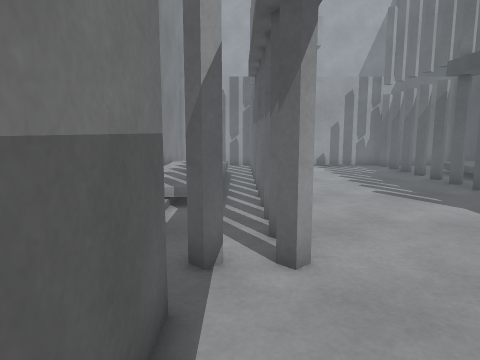
[1] (above)

19 first-person views from a walk through a 3-D level made in the Unity game engine. The camera is 1.2 m above the floor, tilts 8° down and sees 70° across. The floor is counted in squares, 0.5 m on a side. Each view is taken from the middle of a square. On the plan, view 1 faces up. The plan holds only what a view shows up to about 20 squares ahead; the rest is blank. The place goes on beyond the plan. The player is left out.

[2]
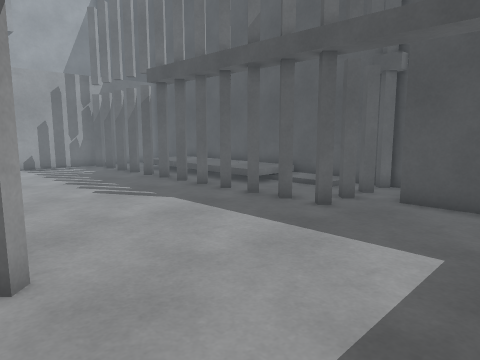

[3]
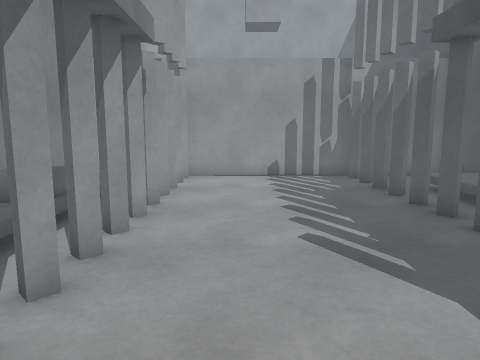

[4]
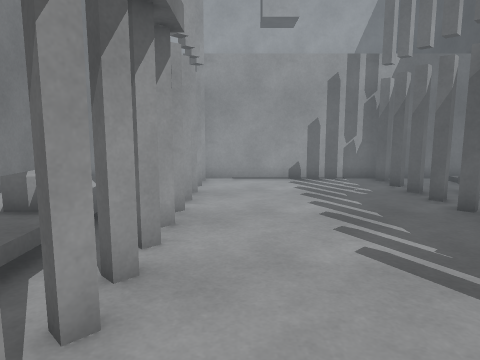

[5]
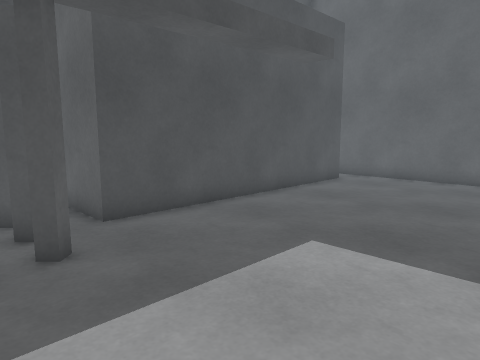

[6]
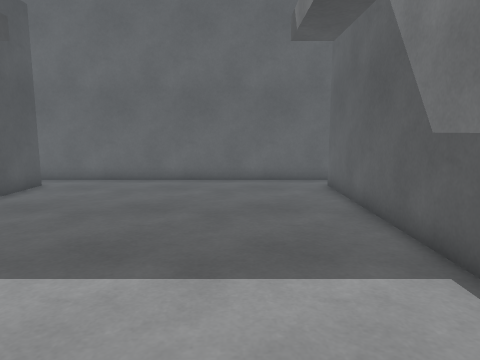

[7]
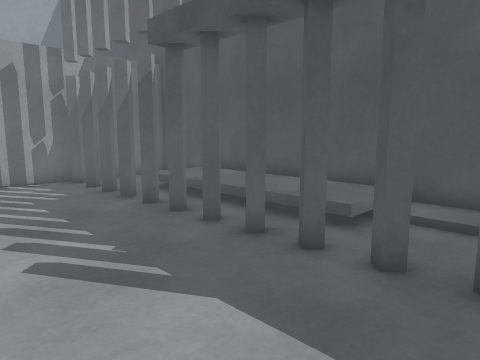

[8]
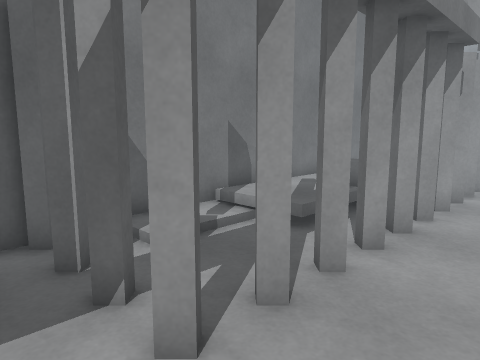

[9]
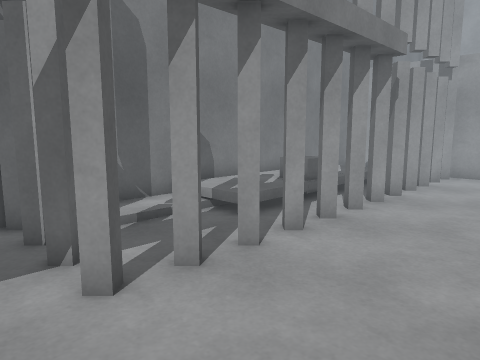

[10]
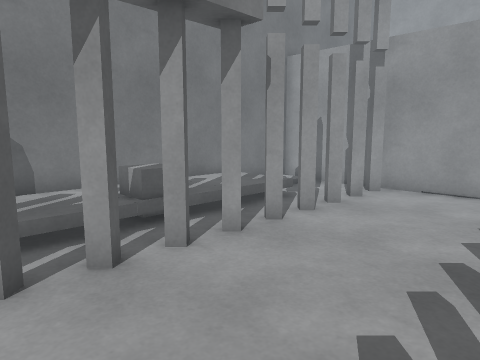

[11]
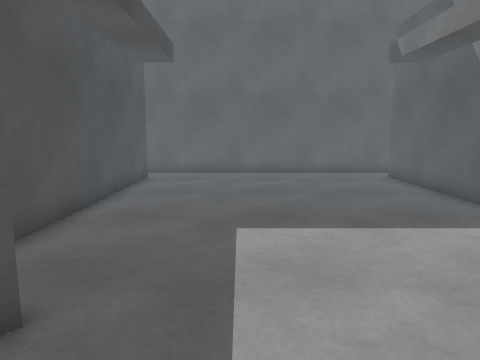

[12]
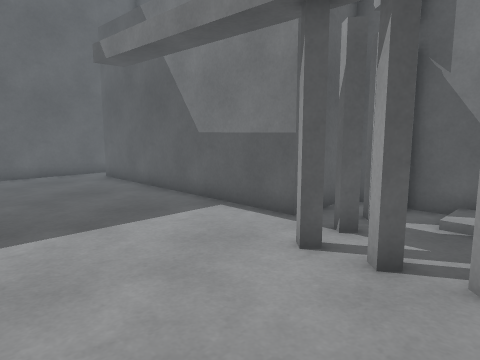

[13]
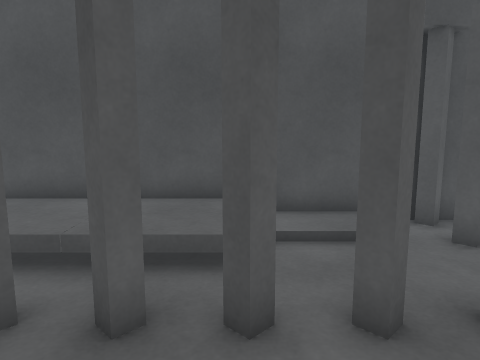

[14]
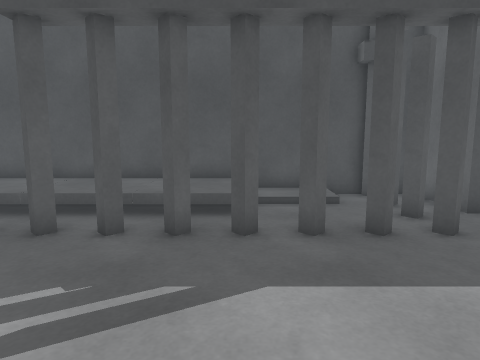

[15]
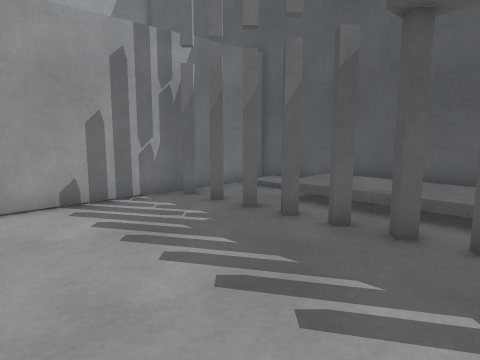

[16]
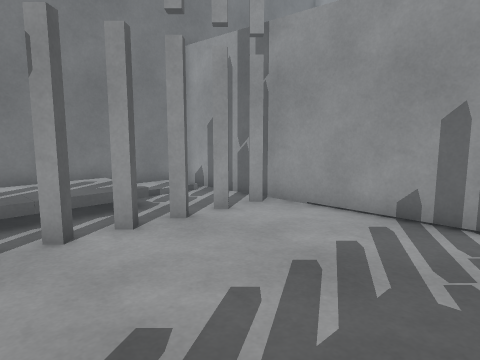

[17]
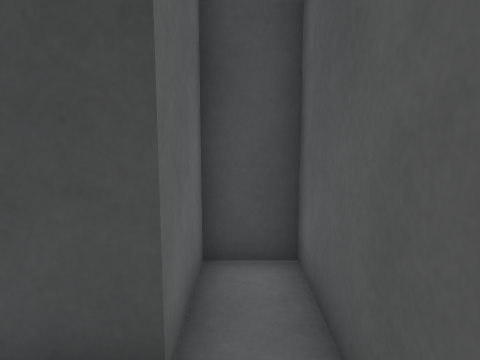

[18]
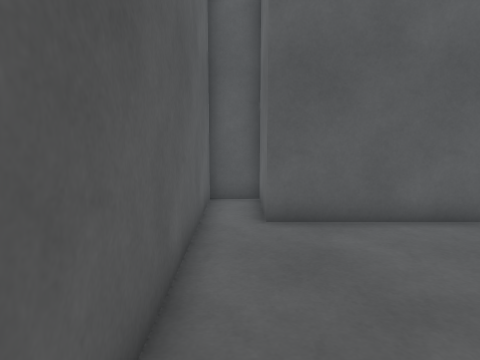

[19]
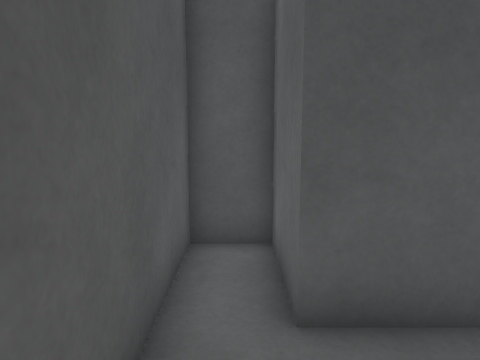

### Floor plan
Key: @ floor where view 1 was taken; # wall or solid block; x gap in a wall; . main floor; : floor 0.25 m higher than the main floor; = window, fence, low wall or low ledge; O other object.
Columns run from 4 left of view 1 to 15 right of it. Each row starts with its distance up from view 1.
 25 ####################
 24 #....# ...... #....#
 23 #..................#
 22 #....x........x....#
 21 # ...x........x... #
 20 # ::............:: #
 19 # ::.x........x.:: #
 18 # ::............:: #
 17 # ::.x........x.:: #
 16 # ==.x........x.:: #
 15 # =O............:: #
 14 # ==.x........x.:: #
 13 # ::.x........x.:: #
 12 # ::.x........x.:: #
 11 #:::.x........x.:: #
 10 #..................#
  9 #....x........x....#
  8 #....x........x....#
  7 #..................#
  6 #.xx.#........#.xx.#
  5 #..................#
  4 ####............####
  3    #............#
  2    #............#
  1    #............#
  0    #@...........#
 -1    #............#
 -2    #............#
 -3    #............#
 -4    #............#
 -5    #............#
 -6    #............#
 -7    #............#
 -8 ####............####
 -9 #..................#
-10 ####################

Where each view was taken, in squares from view 1:
view 1: 0 up, 0 right, facing up
view 2: 0 up, 0 right, facing up-right
view 3: 6 up, 4 right, facing up
view 4: 7 up, 3 right, facing up
view 5: 8 up, 3 right, facing down-right
view 6: 7 up, 3 right, facing down
view 7: 7 up, 4 right, facing up-right
view 8: 4 up, 4 right, facing up-left
view 9: 4 up, 6 right, facing up-left
view 10: 10 up, 7 right, facing up-left
view 11: 10 up, 7 right, facing down
view 12: 10 up, 7 right, facing down-left
view 13: 11 up, 6 right, facing right
view 14: 11 up, 2 right, facing right
view 15: 13 up, 2 right, facing up-right
view 16: 15 up, 9 right, facing up-left
view 17: 9 down, 9 right, facing right
view 18: 9 down, 8 right, facing left
view 19: 9 down, 3 right, facing left
